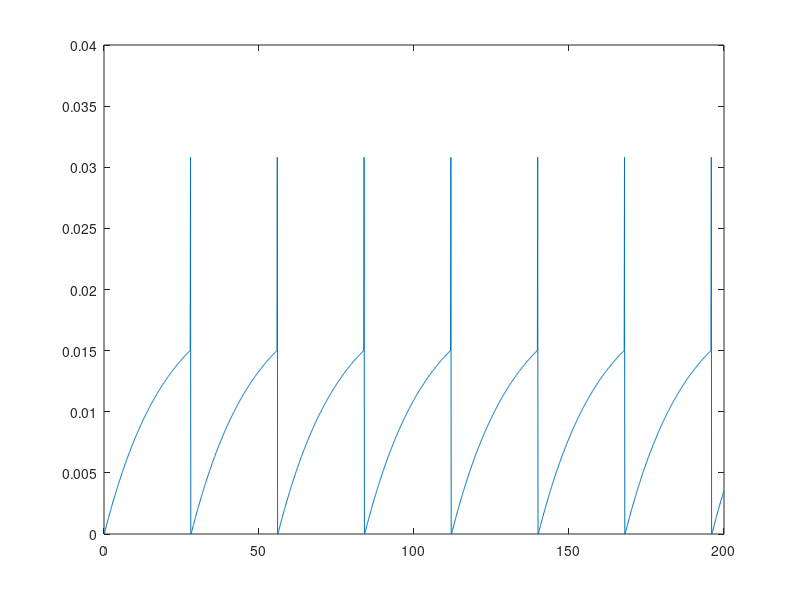

This chart was generated by the following MATLAB code:
dt = 0.1; % Simulation time step
Duration = 200; % Simulation length
T = ceil(Duration/dt);
t = (1:T) * dt; % Simulation time points in ms

vr = 0; % in mv, resting potential
tau_m = 20; %Arbitrary
v = vr * ones(1,T); % Vector of output voltage
vth = 0.015; % Threshold Voltage
RI = 0.02; % A constant value in the diffrential equation of V

dv = 0;
flag = 0;

for i = 1:(T-1)
    % Spike
    if (v(i) < vth)
    dv = (-v(i) + RI) / tau_m;
    v(i+1) = v(i) + dv*dt;
    flag = 0;
    % Rest
    elseif (v(i) >= vth) 
        if(flag == 1)
            v(i) = 0;
        else
            dv = (-v(i) + 0.04)^(0.5);
            v(i+1) = v(i) + dv*dt;
            if(v(i) >= 0.025)
                %0.055 is the highest voltage after the spiking
                flag = 1;
            end
        end
    end
end
    
            
plot(t,v);